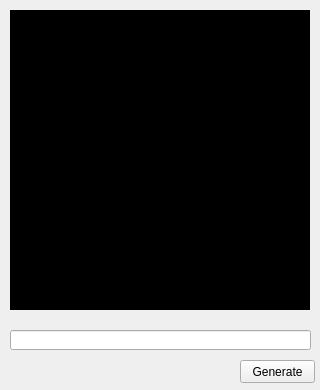
<?xml version="1.0" encoding="UTF-8"?>
<ui version="4.0">
 <class>Form</class>
 <widget class="QWidget" name="Form">
  <property name="geometry">
   <rect>
    <x>0</x>
    <y>0</y>
    <width>320</width>
    <height>390</height>
   </rect>
  </property>
  <property name="minimumSize">
   <size>
    <width>320</width>
    <height>390</height>
   </size>
  </property>
  <property name="maximumSize">
   <size>
    <width>320</width>
    <height>390</height>
   </size>
  </property>
  <property name="windowTitle">
   <string>QRCODE App</string>
  </property>
  <widget class="QLabel" name="lblQrCode">
   <property name="geometry">
    <rect>
     <x>10</x>
     <y>10</y>
     <width>300</width>
     <height>300</height>
    </rect>
   </property>
   <property name="styleSheet">
    <string notr="true">background-color : rgb(0, 0, 0);</string>
   </property>
   <property name="text">
    <string>TextLabel</string>
   </property>
  </widget>
  <widget class="QPushButton" name="btnQrGen">
   <property name="geometry">
    <rect>
     <x>240</x>
     <y>360</y>
     <width>75</width>
     <height>23</height>
    </rect>
   </property>
   <property name="sizePolicy">
    <sizepolicy hsizetype="Fixed" vsizetype="Fixed">
     <horstretch>0</horstretch>
     <verstretch>0</verstretch>
    </sizepolicy>
   </property>
   <property name="text">
    <string>Generate</string>
   </property>
  </widget>
  <widget class="QLineEdit" name="txtQrData">
   <property name="geometry">
    <rect>
     <x>10</x>
     <y>330</y>
     <width>301</width>
     <height>20</height>
    </rect>
   </property>
  </widget>
 </widget>
 <resources/>
 <connections/>
</ui>
